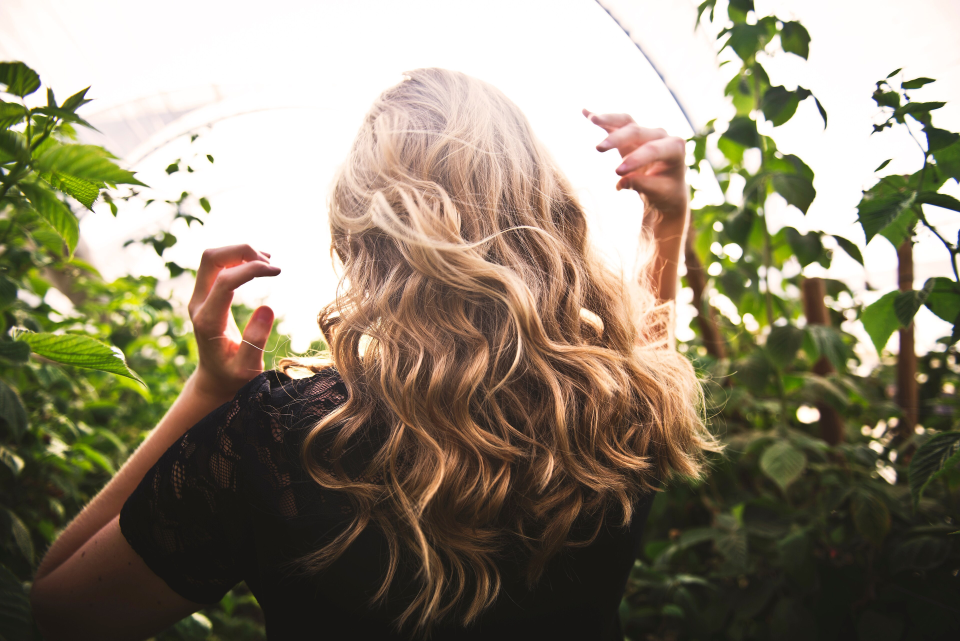
#> input picture model/datasets/raw/photo/blonde-woman-original.jpg, 3840 x 2563 px (shown at 1/4 size)
$ python prepare-hair-image.py
#> lines starting #> are read from the running program, lines starting #| are printed output that depends on the picture; after the words box and inside, x2 and y2 are one past the last pixel; in counts of white or black regions, pixels touching at a corner belong together
#!/usr/bin/env python3
"""Build the immersive hair-scene assets from a real hair photo.

Input:  model/datasets/raw/photo/blonde-woman-original.jpg
        ("Blonde-haired Woman" by Todayle, CC BY-SA 4.0 — see docs/CREDITS.md)

Output: apps/web/public/hair/scene.webp
          Transparent-background cutout: the subject's hair (tone-mapped to a
          bleached level-10 warm near-white, real strand texture preserved)
          plus the dark lace shoulders for grounding. No environment.
        apps/web/public/hair/hair-mask.png
          Soft alpha of the hair region only — used at runtime as the CSS
          mask for the multiply dye overlay.
        scripts/hair-mask-debug.jpg — cutout over a light gray backdrop,
          for visual verification only.

hair mask  = coarse polygon ∧ HSV hair rules ∧ local-texture rule − hands
body mask  = lace-top polygon ∧ dark rule
subject    = hair ∪ body, slightly eroded + feathered to avoid bright fringes

Requires: Pillow, numpy. Run from the repo root:
    python scripts/prepare-hair-image.py
"""
from PIL import Image, ImageDraw, ImageFilter, ImageChops
import numpy as np
import os

HERE = os.path.dirname(__file__)
ROOT = os.path.dirname(HERE)
SRC = os.path.join(ROOT, "model", "datasets", "raw", "photo", "blonde-woman-original.jpg")
OUT_DIR = os.path.join(ROOT, "apps", "web", "public", "hair")
TARGET_W = 2048          # working resolution
EXPORT_W = 1440          # delivered resolution

# Coarse hair polygon on the 1280-wide preview, hugging the hair.
POLY_1280 = [
    (585, 68), (650, 58), (710, 72), (765, 100), (805, 135),
    (840, 180), (868, 235), (890, 295), (905, 355), (920, 420),
    (925, 480), (930, 545), (928, 610), (915, 665), (890, 715),
    (850, 755), (800, 780), (740, 795), (680, 802), (620, 800),
    (560, 790), (505, 770), (455, 745), (415, 710), (385, 665),
    (370, 610), (368, 550), (378, 490), (390, 425), (395, 360),
    (400, 290), (415, 220), (440, 160), (480, 112), (530, 82),
]

EXCLUDE_ELLIPSES_1280 = [
    (830, 240, 130, 170),  # raised right hand + fingers
    (320, 520, 85, 240),   # left forearm + hand
    (455, 560, 60, 120),   # backlit lace mesh showing through, left edge
    (893, 440, 42, 75),    # lace mesh / forearm, right edge
]

img = Image.open(SRC).convert("RGB")
#> img is the input picture: PIL image 3840x2563 RGB; mean R, G, B 141.6, 132.9, 113.5
scale = TARGET_W / img.width
#> scale = 0.533
img = img.resize((TARGET_W, round(img.height * scale)), Image.LANCZOS)
#> img: PIL image 2048x1367 RGB
W, H = img.size
#> W = 2048; H = 1367
print(f"working size: {W}x{H}")
#| working size: 2048x1367

sx, sy = W / 1280, H / 854
#> sx = 1.6; sy = 1.6

def draw_poly(points):
    m = Image.new("L", (W, H), 0)
#> m: PIL image 2048x1367 L; every value is 0
    ImageDraw.Draw(m).polygon(
        [(round(x * sx), round(y * sy)) for x, y in points], fill=255)
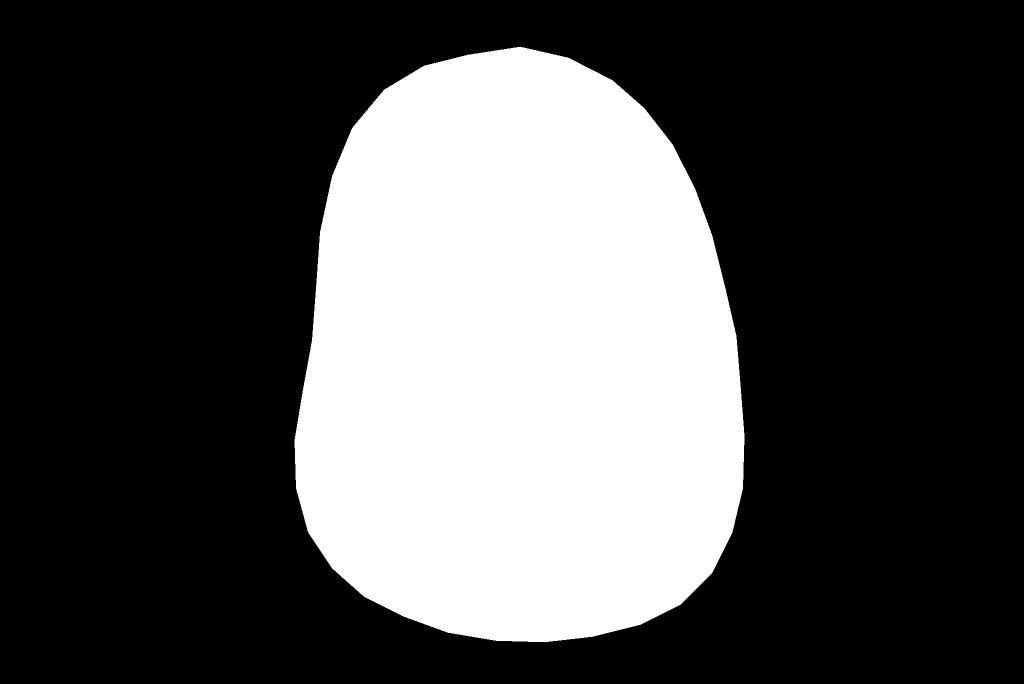
#> m: PIL image 2048x1367 L (shown at 1/2 size); 31.1% white; 1 white region, box (x1, y1, x2, y2) and area: (589, 93, 1489, 1285) 870400
    return m

hair_poly = draw_poly(POLY_1280)

excl = Image.new("L", (W, H), 0)
de = ImageDraw.Draw(excl)
for cx, cy, rx, ry in EXCLUDE_ELLIPSES_1280:
    cx, cy, rx, ry = round(cx * sx), round(cy * sy), round(rx * sx), round(ry * sy)
    de.ellipse([cx - rx, cy - ry, cx + rx, cy + ry], fill=255)
excl = excl.filter(ImageFilter.GaussianBlur(10))
hair_poly = ImageChops.subtract(hair_poly, excl)

# --- vectorized color rules -------------------------------------------------
arr = np.asarray(img).astype(np.float32) / 255.0
r, g, b = arr[..., 0], arr[..., 1], arr[..., 2]
mx = arr.max(axis=2)
mn = arr.min(axis=2)
diff = mx - mn

v = mx
s = np.where(mx > 0, diff / np.maximum(mx, 1e-6), 0)
h = np.zeros_like(mx)
safe = diff > 1e-6
#> safe: shape (1367, 2048) bool; 85.1% white; 939 black regions (876 under 20 px), largest, box (x1, y1, x2, y2) and area: (171, 0, 1476, 748) 335596, (1628, 117, 1933, 512) 45071, (179, 424, 354, 521) 6931
idx = safe & (mx == r)
#> idx: shape (1367, 2048) bool; 63.4% white; 2936 black regions (2617 under 20 px), largest, box (x1, y1, x2, y2) and area: (0, 0, 1477, 1127) 539118, (1620, 116, 2048, 1114) 120626, (1316, 930, 2046, 1367) 109799
h[idx] = ((g - b)[idx] / diff[idx]) % 6
idx = safe & (mx == g)
#> idx: shape (1367, 2048) bool; 23.9% white; 5033 white regions (4526 under 20 px), largest, box (x1, y1, x2, y2) and area: (1314, 170, 2048, 1367) 230168, (0, 191, 422, 1367) 216201, (1477, 0, 1775, 735) 83949
h[idx] = (b - r)[idx] / diff[idx] + 2
idx = safe & (mx == b)
#> idx: shape (1367, 2048) bool; 1.1% white; 3119 white regions (2867 under 20 px), largest, box (x1, y1, x2, y2) and area: (526, 796, 576, 845) 910, (1965, 468, 2045, 601) 896, (1425, 188, 1484, 283) 790
h[idx] = (r - g)[idx] / diff[idx] + 4
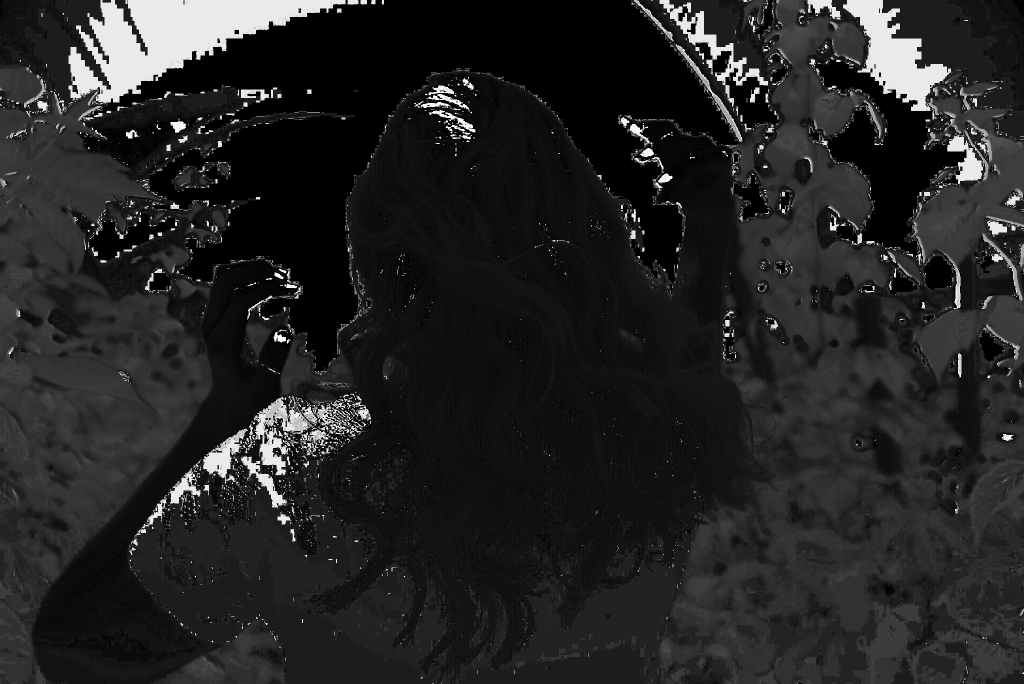
#> h: shape (1367, 2048) float32 (shown at 1/2 size); min 0, max 5.99, mean 0.854; drawn with min black and max white
h = h * 60.0

ys = np.arange(H, dtype=np.float32)[:, None]
#> ys = 1367 values from 0 to 1366
green = (h >= 60) & (h <= 165)
#> green: shape (1367, 2048) bool; 23.8% white; 5155 white regions (4699 under 20 px), largest, box (x1, y1, x2, y2) and area: (1314, 170, 2048, 1367) 229544, (0, 191, 422, 1367) 216116, (1477, 0, 1775, 735) 83794
dark_thr = np.where(ys >= 0.55 * H, 0.12, 0.22)
dark = v < dark_thr
#> dark: shape (1367, 2048) bool; 13.2% white; 2629 white regions (2447 under 20 px), largest, box (x1, y1, x2, y2) and area: (255, 823, 909, 1367) 163392, (909, 1060, 1569, 1367) 74921, (1582, 1096, 2048, 1367) 70805
warm = (h <= 50) | (h >= 340)
#> warm: shape (1367, 2048) bool; 68% white; 4704 black regions (4101 under 20 px), largest, box (x1, y1, x2, y2) and area: (1314, 0, 2048, 1367) 466688, (0, 0, 691, 1367) 293511, (321, 1234, 572, 1367) 14777
# near-neutral dark pixels (lace threads, haze) have meaningless hue; demand
# clearly warm saturation when dark. Bright pixels keep a low sat floor.
sat_thr = np.where(v < 0.35, 0.20, 0.10)
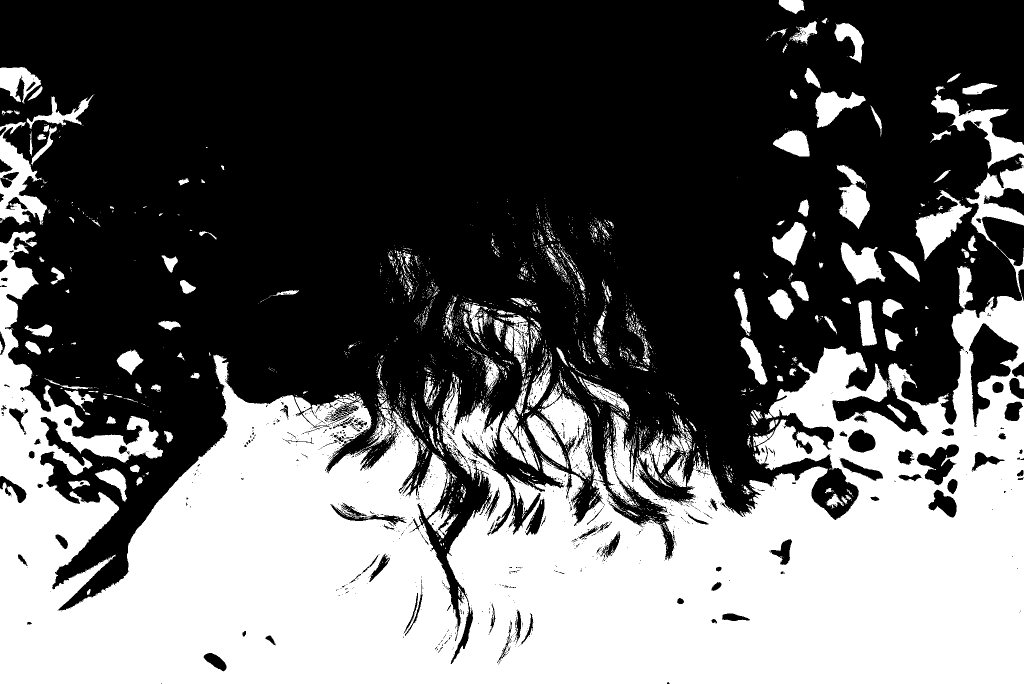
#> sat_thr: shape (1367, 2048) float64 (shown at 1/2 size); values 0.1 (black) and 0.2 (white), 39% white; 2768 white regions (2439 under 20 px), largest, box (x1, y1, x2, y2) and area: (0, 315, 2048, 1367) 958432, (0, 244, 94, 450) 8290, (1081, 769, 1183, 958) 8041
sat_ok = s >= sat_thr
#> sat_ok: shape (1367, 2048) bool; 63.9% white; 4073 black regions (3688 under 20 px), largest, box (x1, y1, x2, y2) and area: (0, 0, 1592, 752) 587280, (1593, 0, 2048, 650) 158566, (256, 791, 886, 1367) 130250
highlight = (v > 0.84) & (s >= 0.10) & (s <= 0.45) & warm
#> highlight: shape (1367, 2048) bool; 7% white; 2925 white regions (2667 under 20 px), largest, box (x1, y1, x2, y2) and area: (699, 144, 1510, 919) 131173, (593, 537, 779, 784) 6231, (245, 779, 423, 1019) 2874
color_ok = (warm & sat_ok & ~green & ~dark) | highlight
#> color_ok: shape (1367, 2048) bool; 33.9% white; 2436 white regions (2088 under 20 px), largest, box (x1, y1, x2, y2) and area: (61, 144, 1632, 1367) 822519, (1659, 559, 1980, 998) 31108, (1701, 838, 1809, 956) 6187

# --- texture rule: local luminance stddev -----------------------------------
lum = 0.299 * r + 0.587 * g + 0.114 * b
lum_img = Image.fromarray((lum * 255).astype(np.uint8))
m1 = np.asarray(lum_img.filter(ImageFilter.GaussianBlur(8))).astype(np.float32) / 255.0
lum2_img = Image.fromarray(((lum ** 2) * 255).astype(np.uint8))
m2 = np.asarray(lum2_img.filter(ImageFilter.GaussianBlur(8))).astype(np.float32) / 255.0
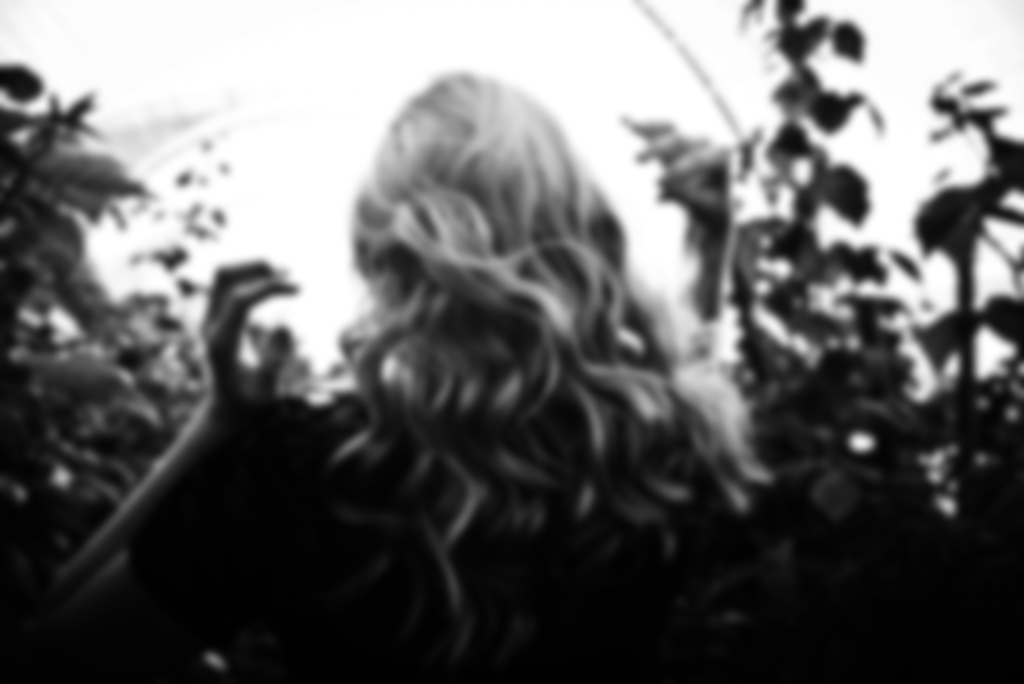
#> m2: shape (1367, 2048) float32 (shown at 1/2 size); min 0.00392, max 1, mean 0.4
std = np.sqrt(np.maximum(m2 - m1 ** 2, 0))
thr = np.where(ys < 0.62 * H, 0.030, 0.014)
strong_warm = warm & (s > 0.20) & (v > 0.12) & (ys >= 0.55 * H)
#> strong_warm: shape (1367, 2048) bool; 18.2% white; 1541 white regions (1341 under 20 px), largest, box (x1, y1, x2, y2) and area: (61, 752, 1632, 1367) 430134, (1839, 752, 1980, 998) 15809, (1701, 838, 1809, 956) 5888
textured = (std > thr) | strong_warm
#> textured: shape (1367, 2048) bool; 68.2% white; 9592 black regions (9039 under 20 px), largest, box (x1, y1, x2, y2) and area: (192, 0, 1463, 738) 315838, (909, 974, 2048, 1367) 197328, (271, 816, 909, 1367) 133326

# Hair regions are locally MIXED (bright strands interleaved with shadow);
# lace showing through thin hair is locally near-black. Reject pixels whose
# neighbourhood mean luminance is too low.
bright_env = m1 > 0.11
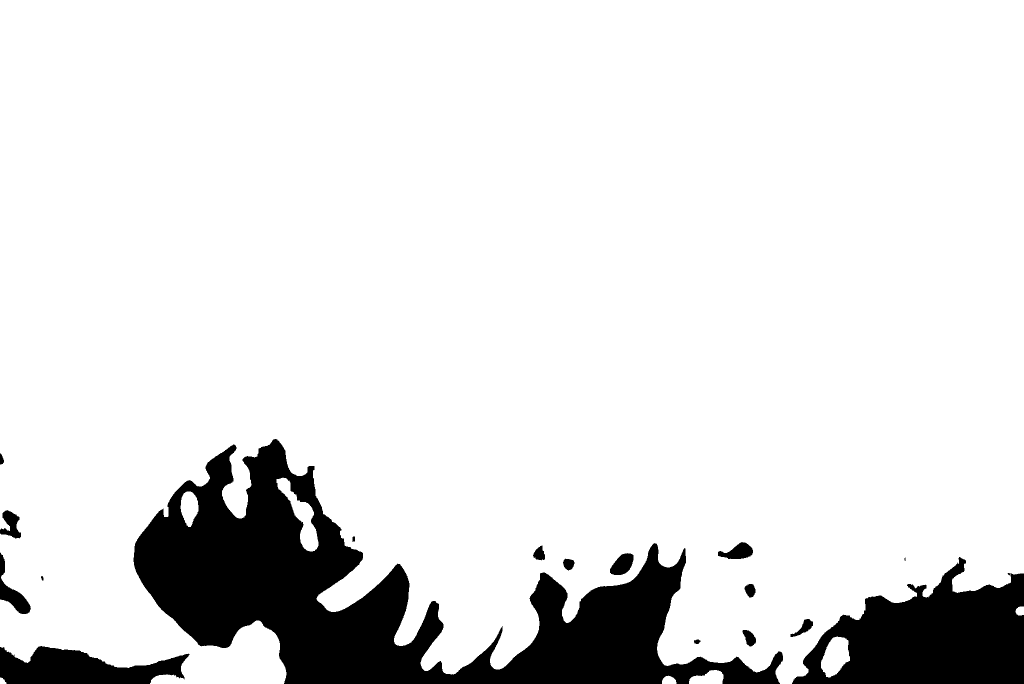
#> bright_env: shape (1367, 2048) bool (shown at 1/2 size); 88.5% white; 18 black regions (1 under 20 px), largest, box (x1, y1, x2, y2) and area: (267, 878, 1566, 1367) 224254, (1584, 1114, 2048, 1367) 70275, (0, 1292, 379, 1367) 18129

# --- masks -------------------------------------------------------------------
hair_np = (np.asarray(hair_poly) > 0) & color_ok & textured & bright_env
#> hair_np: shape (1367, 2048) bool; 19.6% white; 246 white regions (213 under 20 px), largest, box (x1, y1, x2, y2) and area: (650, 144, 1489, 1284) 542746, (634, 955, 699, 1046) 2081, (622, 767, 682, 801) 1056
hair = Image.fromarray((hair_np * 255).astype(np.uint8))
hair = hair.filter(ImageFilter.MedianFilter(7))
#> hair: PIL image 2048x1367 L; 19.9% white; 35 white regions (19 under 20 px), largest, box (x1, y1, x2, y2) and area: (670, 144, 1489, 1283) 551893, (637, 955, 697, 1045) 2061, (622, 757, 680, 800) 1186
hair = hair.filter(ImageFilter.MaxFilter(7)).filter(ImageFilter.MinFilter(7))
#> hair: PIL image 2048x1367 L; 20.1% white; 17 white regions (5 under 20 px), largest, box (x1, y1, x2, y2) and area: (670, 144, 1489, 1283) 556393, (637, 955, 697, 1045) 2063, (622, 757, 680, 800) 1319

# Keep only the largest connected component (the hair mass); floating scraps
# (lace bits, finger remnants) are disconnected islands and get dropped.
def largest_component(mask_img: Image.Image) -> Image.Image:
    small = mask_img.resize((512, round(512 * H / W)), Image.BILINEAR)
    grid = np.asarray(small) > 96
#> grid: shape (342, 512) bool; 20.2% white; 14 white regions (8 under 20 px), largest, box (x1, y1, x2, y2) and area: (168, 36, 372, 321) 35013, (159, 239, 174, 262) 136, (155, 189, 170, 200) 86, (359, 144, 363, 155) 35, (153, 261, 158, 270) 24, (151, 252, 155, 259) 21
    hh, ww = grid.shape
#> hh = 342; ww = 512
    label = np.zeros((hh, ww), dtype=np.int32)
    sizes: dict[int, int] = {}
    cur = 0
    from collections import deque
    for yy in range(hh):
        for xx in range(ww):
            if grid[yy, xx] and label[yy, xx] == 0:
                cur += 1
                q = deque([(yy, xx)])
                label[yy, xx] = cur
                area = 0
                while q:
                    cy, cx = q.popleft()
                    area += 1
                    for dy, dx in ((1, 0), (-1, 0), (0, 1), (0, -1)):
                        ny, nx = cy + dy, cx + dx
                        if 0 <= ny < hh and 0 <= nx < ww and grid[ny, nx] and label[ny, nx] == 0:
                            label[ny, nx] = cur
                            q.append((ny, nx))
                sizes[cur] = area
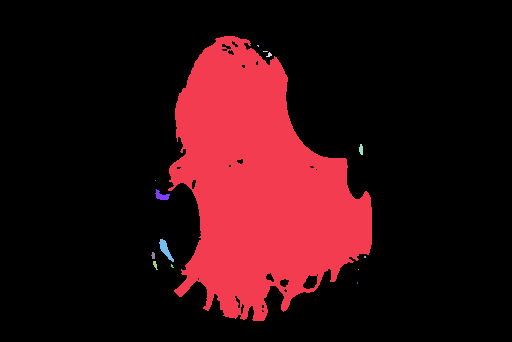
#> label: shape (342, 512) int32; 15 distinct labels, from 0 to 14; one colour per label, 0 black
#> after the loop, cur = 14
    if not sizes:
        return mask_img
    best = max(sizes, key=sizes.get)  # type: ignore[arg-type]
#> best = 1
    keep = (label == best)
    gate = Image.fromarray((keep * 255).astype(np.uint8)).resize((W, H), Image.BILINEAR)
    return ImageChops.darker(mask_img, gate.point(lambda p: 255 if p > 96 else 0))
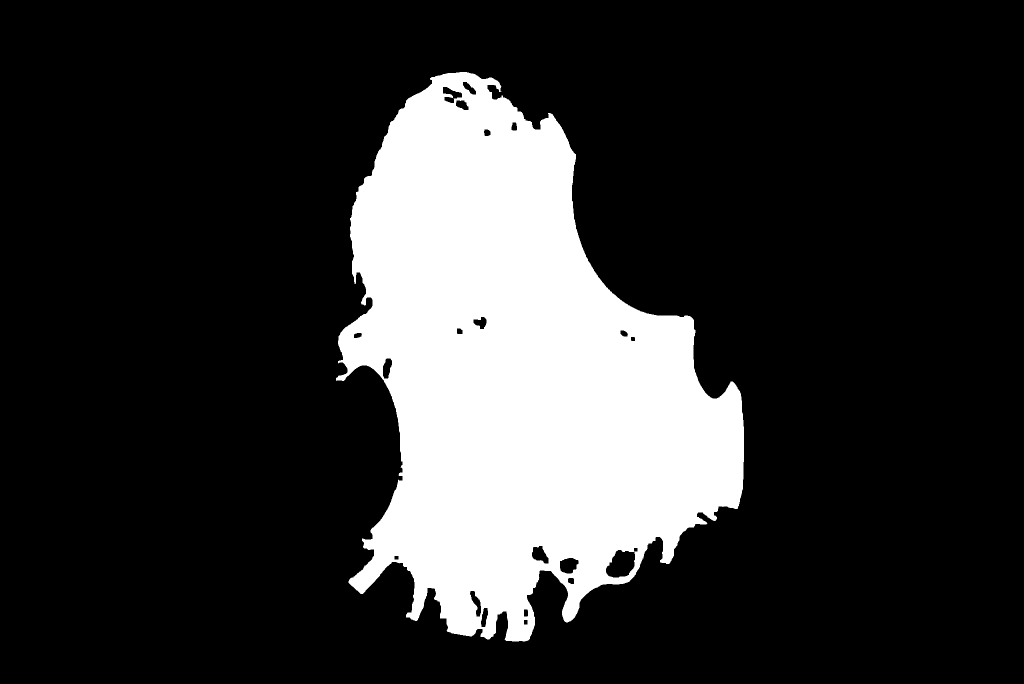
#> returned value: PIL image 2048x1367 L (shown at 1/2 size); 19.9% white; 1 white region, box (x1, y1, x2, y2) and area: (672, 144, 1488, 1283) 555804

hair = largest_component(hair)
hair = hair.filter(ImageFilter.GaussianBlur(4))

# subject = hair only. A clean floating head of hair — no environment, no
# clothing, no arms. The wavy bottom tips form the natural lower edge.
# Slight erosion before feathering avoids bright-sky fringes on the edges.
subject = hair.filter(ImageFilter.MinFilter(3)).filter(ImageFilter.GaussianBlur(3))

# --- bleach the hair region ---------------------------------------------------
hm = np.asarray(hair).astype(np.float32) / 255.0
t = np.clip((lum - 0.12) / 0.88, 0, 1) ** 0.8
bleached = np.stack([0.957 * t, 0.914 * t, 0.839 * t], axis=2)  # 244,233,214
rgb = arr * (1 - hm[..., None]) + bleached * hm[..., None]

# --- cut out + crop to subject bbox -------------------------------------------
sub_np = np.asarray(subject).astype(np.float32) / 255.0
rgba = np.concatenate([rgb, sub_np[..., None]], axis=2)

cols = np.where(sub_np.max(axis=0) > 0.02)[0]
#> cols = 832 values from 665 to 1496
rows = np.where(sub_np.max(axis=1) > 0.02)[0]
#> rows = 1157 values from 135 to 1291
x0, x1 = cols[0], cols[-1]
#> x0 = 665; x1 = 1496
y0, y1 = rows[0], rows[-1]
#> y0 = 135; y1 = 1291
pad_x = round((x1 - x0) * 0.06)
#> pad_x = 50
pad_y = round((y1 - y0) * 0.05)
#> pad_y = 58
x0, x1 = max(0, x0 - pad_x), min(W, x1 + pad_x)
#> x0 = 615; x1 = 1546
y0, y1 = max(0, y0 - pad_y), min(H, y1 + pad_y)
#> y0 = 77; y1 = 1349
print(f"crop: x {x0}-{x1}, y {y0}-{y1}  ({x1-x0}x{y1-y0})")
#| crop: x 615-1546, y 77-1349  (931x1272)

rgba_img = Image.fromarray((rgba * 255).astype(np.uint8)).crop((x0, y0, x1, y1))
hair_img = hair.crop((x0, y0, x1, y1))

ew = EXPORT_W
eh = round(rgba_img.height * EXPORT_W / rgba_img.width)
#> eh = 1967
rgba_img = rgba_img.resize((ew, eh), Image.LANCZOS)
hair_img = hair_img.resize((ew, eh), Image.LANCZOS)

os.makedirs(OUT_DIR, exist_ok=True)
rgba_img.save(os.path.join(OUT_DIR, "scene.webp"), quality=90, method=6)
hair_img.save(os.path.join(OUT_DIR, "hair-mask.png"), optimize=True)
print(f"wrote scene.webp ({ew}x{eh}) and hair-mask.png")
#| wrote scene.webp (1440x1967) and hair-mask.png

# --- debug: composite over light studio gray ----------------------------------
dbg_bg = Image.new("RGB", (ew, eh), (232, 226, 216))
dbg_bg.paste(rgba_img, (0, 0), rgba_img)
dbg_bg.save(os.path.join(HERE, "hair-mask-debug.jpg"), quality=88)
print("debug composite: scripts/hair-mask-debug.jpg")
